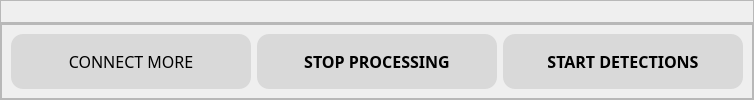
                    <widget class="QWidget" name="frame_check">
                     <layout class="QVBoxLayout" name="verticalLayout_5">
                      <property name="spacing">
                       <number>0</number>
                      </property>
                      <property name="leftMargin">
                       <number>0</number>
                      </property>
                      <property name="topMargin">
                       <number>0</number>
                      </property>
                      <property name="rightMargin">
                       <number>0</number>
                      </property>
                      <property name="bottomMargin">
                       <number>0</number>
                      </property>
                      <item>
                       <widget class="QFrame" name="frame">
                        <property name="sizePolicy">
                         <sizepolicy hsizetype="Preferred" vsizetype="Preferred">
                          <horstretch>0</horstretch>
                          <verstretch>3</verstretch>
                         </sizepolicy>
                        </property>
                        <property name="styleSheet">
                         <string notr="true"/>
                        </property>
                        <property name="frameShape">
                         <enum>QFrame::StyledPanel</enum>
                        </property>
                        <property name="frameShadow">
                         <enum>QFrame::Raised</enum>
                        </property>
                        <layout class="QVBoxLayout" name="verticalLayout_6">
                         <property name="spacing">
                          <number>0</number>
                         </property>
                         <property name="leftMargin">
                          <number>0</number>
                         </property>
                         <property name="topMargin">
                          <number>0</number>
                         </property>
                         <property name="rightMargin">
                          <number>0</number>
                         </property>
                         <property name="bottomMargin">
                          <number>0</number>
                         </property>
                         <item>
                          <layout class="QGridLayout" name="gridLayout_2"/>
                         </item>
                        </layout>
                       </widget>
                      </item>
                      <item>
                       <widget class="QFrame" name="frame_2">
                        <property name="sizePolicy">
                         <sizepolicy hsizetype="Preferred" vsizetype="Preferred">
                          <horstretch>0</horstretch>
                          <verstretch>1</verstretch>
                         </sizepolicy>
                        </property>
                        <property name="styleSheet">
                         <string notr="true"/>
                        </property>
                        <property name="frameShape">
                         <enum>QFrame::StyledPanel</enum>
                        </property>
                        <property name="frameShadow">
                         <enum>QFrame::Raised</enum>
                        </property>
                        <layout class="QHBoxLayout" name="horizontalLayout_18">
                         <property name="spacing">
                          <number>0</number>
                         </property>
                         <property name="leftMargin">
                          <number>0</number>
                         </property>
                         <property name="topMargin">
                          <number>0</number>
                         </property>
                         <property name="rightMargin">
                          <number>0</number>
                         </property>
                         <property name="bottomMargin">
                          <number>0</number>
                         </property>
                         <item>
                          <widget class="QFrame" name="frame_5">
                           <property name="styleSheet">
                            <string notr="true"/>
                           </property>
                           <property name="frameShape">
                            <enum>QFrame::StyledPanel</enum>
                           </property>
                           <property name="frameShadow">
                            <enum>QFrame::Raised</enum>
                           </property>
                           <layout class="QHBoxLayout" name="horizontalLayout_17">
                            <item alignment="Qt::AlignHCenter|Qt::AlignVCenter">
                             <widget class="QPushButton" name="go_back_camera">
                              <property name="minimumSize">
                               <size>
                                <width>240</width>
                                <height>0</height>
                               </size>
                              </property>
                              <property name="maximumSize">
                               <size>
                                <width>240</width>
                                <height>16777215</height>
                               </size>
                              </property>
                              <property name="font">
                               <font>
                                <family>Segoe UI Semibold</family>
                                <pointsize>12</pointsize>
                               </font>
                              </property>
                              <property name="cursor">
                               <cursorShape>PointingHandCursor</cursorShape>
                              </property>
                              <property name="styleSheet">
                               <string notr="true">* {
	background-color: rgb(217, 217, 217);
	padding: 16px;
	padding-left: 24px;
	padding-right: 24px;
	border-radius: 12px;
}


QPushButton:hover {
	background-color: #BBBBBB;
	border: 1px solid black;
}</string>
                              </property>
                              <property name="text">
                               <string>CONNECT MORE</string>
                              </property>
                             </widget>
                            </item>
                            <item>
                             <widget class="QPushButton" name="stop_processing_all">
                              <property name="minimumSize">
                               <size>
                                <width>240</width>
                                <height>0</height>
                               </size>
                              </property>
                              <property name="maximumSize">
                               <size>
                                <width>240</width>
                                <height>16777215</height>
                               </size>
                              </property>
                              <property name="font">
                               <font>
                                <family>Segoe UI Semibold</family>
                                <pointsize>12</pointsize>
                                <weight>75</weight>
                                <bold>true</bold>
                               </font>
                              </property>
                              <property name="styleSheet">
                               <string notr="true">* {
	background-color: rgb(217, 217, 217);
	padding: 16px;
	padding-left: 24px;
	padding-right: 24px;
	border-radius: 12px;
}


QPushButton:hover {
	background-color: #BBBBBB;
	border: 1px solid black;
}</string>
                              </property>
                              <property name="text">
                               <string>STOP PROCESSING</string>
                              </property>
                             </widget>
                            </item>
                            <item alignment="Qt::AlignHCenter|Qt::AlignVCenter">
                             <widget class="QPushButton" name="start_detection_camera">
                              <property name="minimumSize">
                               <size>
                                <width>240</width>
                                <height>0</height>
                               </size>
                              </property>
                              <property name="maximumSize">
                               <size>
                                <width>240</width>
                                <height>16777215</height>
                               </size>
                              </property>
                              <property name="font">
                               <font>
                                <family>Segoe UI Semibold</family>
                                <pointsize>12</pointsize>
                                <weight>75</weight>
                                <bold>true</bold>
                               </font>
                              </property>
                              <property name="cursor">
                               <cursorShape>PointingHandCursor</cursorShape>
                              </property>
                              <property name="styleSheet">
                               <string notr="true">* {
	background-color: rgb(217, 217, 217);
	padding: 16px;
	padding-left: 24px;
	padding-right: 24px;
	border-radius: 12px;
}


QPushButton:hover {
	background-color: #BBBBBB;
	border: 1px solid black;
}</string>
                              </property>
                              <property name="text">
                               <string>START DETECTIONS</string>
                              </property>
                             </widget>
                            </item>
                           </layout>
                          </widget>
                         </item>
                        </layout>
                       </widget>
                      </item>
                     </layout>
                    </widget>
